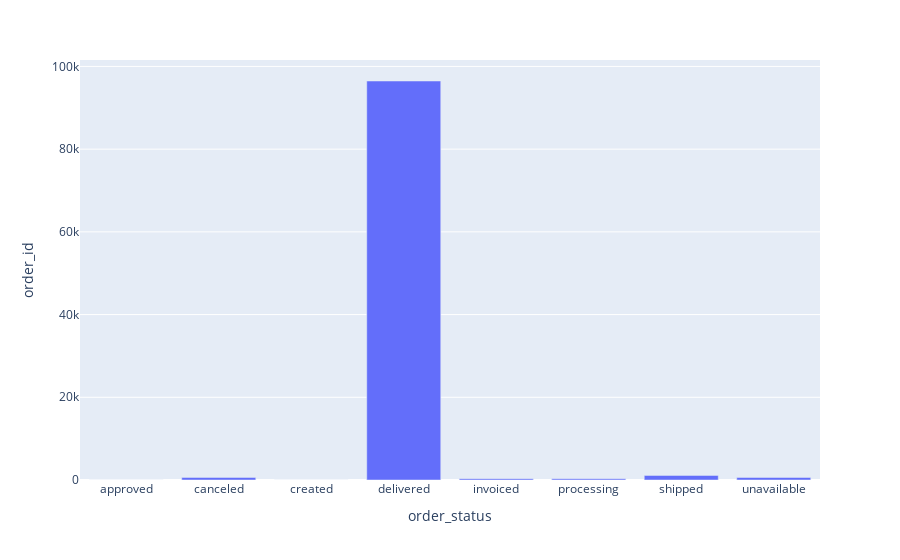

The notebook cell saved with this chart:
### Code cell
orders_per_status = orders.\
                    groupby('order_status',as_index=False).\
                    agg({'order_id':'count'})

fig = px.bar(orders_per_status, x='order_status', y='order_id')
fig.show()

### Figure 1 — Plotly figure (JSON) as saved in the notebook; plotly's stock layout.template omitted (floating-point values rounded to 4 significant figures)
{"data": [{"alignmentgroup": "True", "hovertemplate": "order_status=%{x}<br>order_id=%{y}<extra></extra>", "legendgroup": "", "marker": {"color": "#636efa"}, "name": "", "offsetgroup": "", "orientation": "v", "showlegend": false, "textposition": "auto", "type": "bar", "x": ["approved", "canceled", "created", "delivered", "invoiced", "processing", "shipped", "unavailable"], "xaxis": "x", "y": [2, 625, 5, 96478, 314, 301, 1107, 609], "yaxis": "y"}], "layout": {"barmode": "relative", "legend": {"tracegroupgap": 0}, "margin": {"t": 60}, "xaxis": {"anchor": "y", "domain": [0, 1], "title": {"text": "order_status"}}, "yaxis": {"anchor": "x", "domain": [0, 1], "title": {"text": "order_id"}}}}
